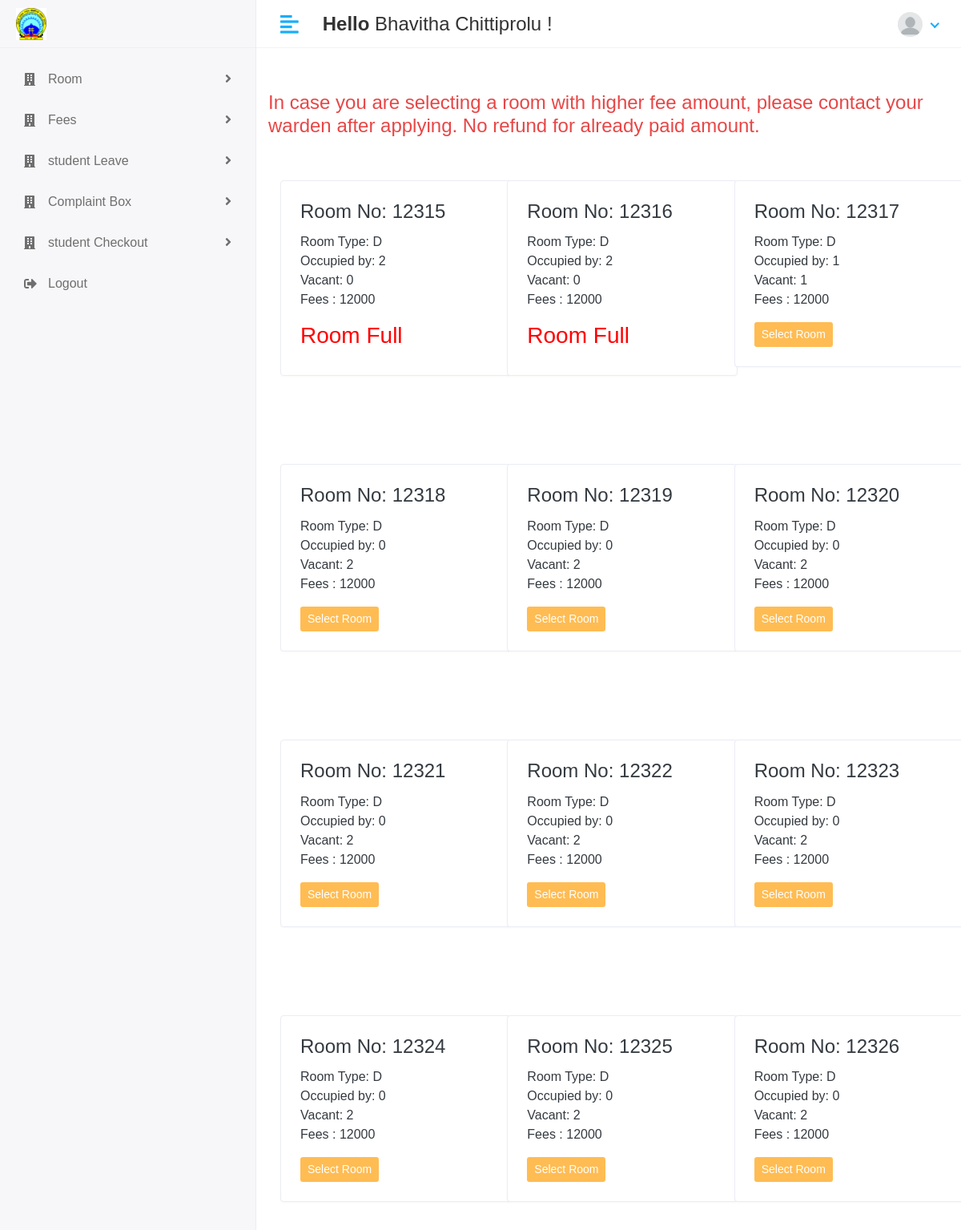
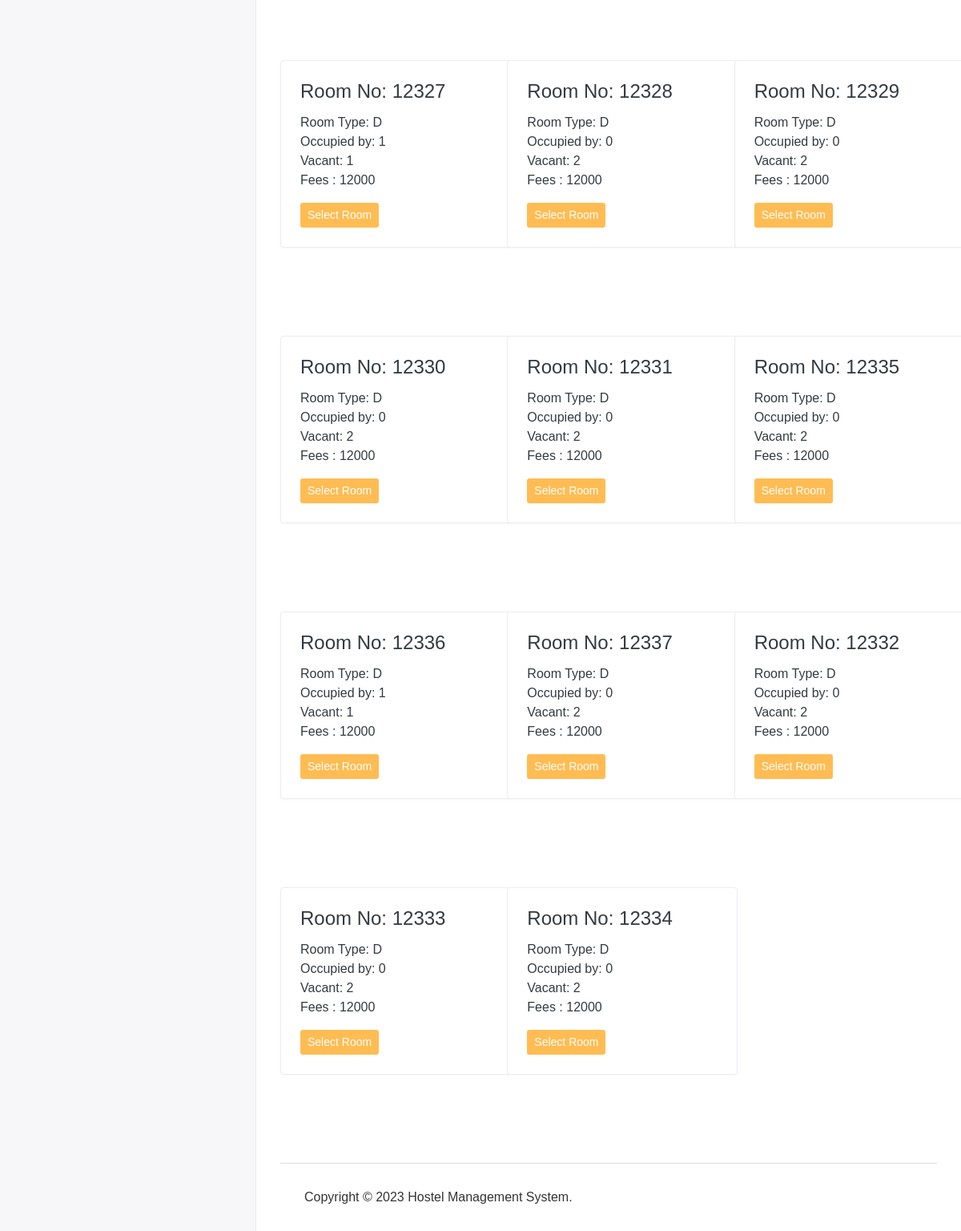
The app's page /administration/room/Change (signed in) with its own data (2 pictures, top to bottom).
### management/models.py (models this page shows, shortened)
class CustomUser(AbstractUser):
    user = (('1','Administration'),('2','Student'),('3','Warden'))
    userType = models.CharField(choices=user,max_length=60,default=1)
    profile_pic = models.ImageField(upload_to='media/profile_pic')

class Room(models.Model):
    room_choice = [('S','Single'),('D','Double'),('T','Triple')]
    room_number = models.CharField(max_length = 100,default=None, unique=True)
    room_type = models.CharField(choices = room_choice,max_length=1,default=None)
    vacant = models.BooleanField(default = False)
    capacity = models.PositiveIntegerField(validators=[MinValueValidator(1),MaxValueValidator(4)])
    present = models.PositiveIntegerField(validators=[MaxValueValidator(4)],default=0,blank=True,null=True)

### management/administrationViews.py (the view)
# urls.py: path('administration/room/Change',administrationViews.room_change_view,name='room_change'),
@login_required(login_url='/')
def room_change_view(request):
    room = Room.objects.all()
    obj = Student.objects.get(student = request.user)
    room_data = []
    for x in room:
        if x != obj.room:
            remains = x.capacity - x.present
            room_type = x.room_type
            if room_type == 'S':
                amount = 15000
            elif room_type == 'D':
                amount = 12000
            elif room_type == 'T':
                amount = 9000
            y = {
                'room_number': x.room_number,
                'room_type': x.room_type,
                'present': x.present,
                'remains': remains,
                'fees': amount,
            }
            room_data.append(y)
    context ={
        'room_data':room_data,
    }
    return render(request,'administration/change_allrooms.html',context)

### hostelManagementSystem/templates/administration/change_allrooms.html (shortened to what this page needs)
{% extends 'base.html' %}
{% block content %}
<div class="row">
    <h4 class="card-title text-danger">In case you are selecting a room with higher fee amount, please contact your
        warden after applying.
        No refund for already paid amount.</h4>
</div>
<div class="row" style="padding-top:5%">
    {% for i in room_data %}
    <div class="col-sm-4" style="padding-bottom: 5rem;">
        <div class="card" style="width: 18rem;">
            <div class="card-body">
                <h4 class="card-title text-dark">Room No: {{i.room_number}}</h4>
                <p class="card-text text-dark">Room Type: {{i.room_type}} <br>
                    Occupied by: {{i.present}} <br>
                    Vacant: {{i.remains}} <br>
                    Fees : {{i.fees}}
                </p>
                <form method="POST" action="{% url 'room_change_approval' i.room_number %}"
                      onsubmit="send.disabled = true; return true;">
                    {% if i.remains > 0 %}
                    <button name="send" type="submit" class="btn btn-sm bg-danger-light">Select Room</button>&nbsp;
                    {% else %}
                    <h3 style="color: red;">Room Full</h3>
                    {% endif %}
                </form>
            </div>
        </div>
    </div>
    {% endfor %}
</div>
{% endblock %}

### hostelManagementSystem/templates/includes/header.html (shortened to what this page needs)
{% load static %}
         <div class="header">
            <div class="header-left">
               <a href="index.html" class="logo">
               <img src="{% static 'assets/img/manit_logo.png' %}" alt="Logo">
               </a>
            </div>
            <a href="javascript:void(0);" id="toggle_btn">
            <i class="fas fa-align-left"></i>
            </a>
            <div class="top-nav-search mt-3">
               <h4 style="font:sans-serif"><strong>Hello </strong><span style="font:sans-serif">{{user.first_name}} {{user.last_name}}</span>&nbsp;!</h4>
            </div>
            <ul class="nav user-menu">
               <li class="nav-item dropdown has-arrow">
                  <a href="#" class="dropdown-toggle nav-link" data-toggle="dropdown">
                     {% if user.profile_pic == "" %}
                       <span class="user-img"><img class="rounded-circle" src="{% static 'assets/img/blank_profile_pic.png' %}" width="31" alt="{{user.first_name}}&nbsp;{{user.last_name}}"></span>
                     {% else %}
                  <span class="user-img"><img class="rounded-circle" src="/{{user.profile_pic}}" width="31" alt="{{user.first_name}}&nbsp;{{user.last_name}}"></span>
                 {% endif %}
                  </a>
               </li>
            </ul>
         </div>

### hostelManagementSystem/static/assets/css/style.css (style rules this page uses)
html { height: 100%; }
body { background-color: #fff; color: #333; font-family: 'Poppins', sans-serif; font-size: 1rem; height: 100%; line-height: 1.5; overflow-x: hidden; }
h1, h2, h3, h4, h5, h6 { font-family: 'Poppins', sans-serif; margin-top: 0; }
a { color: #009ce7; }
input, button, a { transition: all 0.4s ease; -moz-transition: all 0.4s ease; -o-transition: all 0.4s ease; -ms-transition: all 0.4s ease; -webkit-transition: all 0.4s ease; }
input, input:focus, button, button:focus { outline: none; }
ul, ol { padding: 0px; list-style: none; }
.text-danger, .dropdown-menu > li > a.text-danger { color: #e84646 !important; }
.card { border: 1px solid #ececf5; box-shadow: 0 1px 3px 0 rgba(0, 0, 0, 0.03); margin-bottom: 1.875rem; }
.card-body { padding: 1.5rem; }
.bg-danger-light { background-color:#FFBC53 !important; color:#fff !important; }
.header { background-color: #fff; border-bottom: 1px solid #f3f3f4; left: 0; position: fixed; right: 0; top: 0; z-index: 1001; height: 60px; }
.header .header-left { float: left; height: 60px; padding: 0 20px; position: relative; width: 320px; z-index: 1; transition: all 0.2s ease-in-out; background-color: #f7f7fa; border-bottom: 1px solid #efefef; border-right: 1px solid #ececf5; display: flex; align-items: center; }
.header .header-left .logo { display: inline-block; line-height: 60px; }
.header .header-left .logo img { max-height: 40px; width: auto; }
.header .dropdown-toggle:after { display: none; }
.header .has-arrow .dropdown-toggle:after { border-top: 0; border-left: 0; border-bottom: 2px solid #18aefa; border-right: 2px solid #18aefa; content: ''; height: 8px; display: inline-block; pointer-events: none; -webkit-transform-origin: 66% 66%; -ms-transform-origin: 66% 66%; transform-origin: 66% 66%; -webkit-transform: rotate(45deg); -ms-transform: rotate(45deg); transform: rotate(45deg); -webkit-transition: all 0.15s ease-in-out; transition: all 0.15s ease-in-out; width: 8px; vertical-align: 0px; }
.user-menu { float: right; margin: 0; position: relative; z-index: 99; padding-right: 15px; }
.user-menu.nav > li > a { color: #a0a0a0; font-size: 14px; line-height: 58px; padding: 0 15px; height: 60px; }
.user-img { margin-right: 3px; position: relative; }
.top-nav-search { float: left; margin-left: 15px; }
@media (min-width: 992px) { #toggle_btn { align-items: center; color: #18aefa; display: inline-flex; float: left; font-size: 26px; height: 60px; justify-content: center; margin-left: 15px; padding: 0 15px; } }

### records on screen
CustomUser: first_name "Bhavitha", last_name "Chittiprolu"
Room: room_number "12315"
Room: room_number "12316"
Room: room_number "12317"
Room: room_number "12318"
Room: room_number "12319"
Room: room_number "12320"
Room: room_number "12321"
Room: room_number "12322"
Room: room_number "12323"
Room: room_number "12324"
Room: room_number "12325"
Room: room_number "12326"
Room: room_number "12327"
Room: room_number "12328"
Room: room_number "12329"
Room: room_number "12330"
Room: room_number "12331"
Room: room_number "12335"
Room: room_number "12336"
Room: room_number "12337"
Room: room_number "12332"
Room: room_number "12333"
Room: room_number "12334"

### other values on screen
{{ i.room_type }} "D" "D" "D" "D" "D" "D" "D" "D" "D" "D" "D" "D" "D" "D" "D" "D" "D" "D" "D" "D" "D" "D" "D"
{{ i.present }} "2" "2" "1" "0" "0" "0" "0" "0" "0" "0" "0" "0" "1" "0" "0" "0" "0" "0" "1" "0" "0" "0" "0"
{{ i.remains }} "0" "0" "1" "2" "2" "2" "2" "2" "2" "2" "2" "2" "1" "2" "2" "2" "2" "2" "1" "2" "2" "2" "2"
{{ i.fees }} "12000" "12000" "12000" "12000" "12000" "12000" "12000" "12000" "12000" "12000" "12000" "12000" "12000" "12000" "12000" "12000" "12000" "12000" "12000" "12000" "12000" "12000" "12000"
